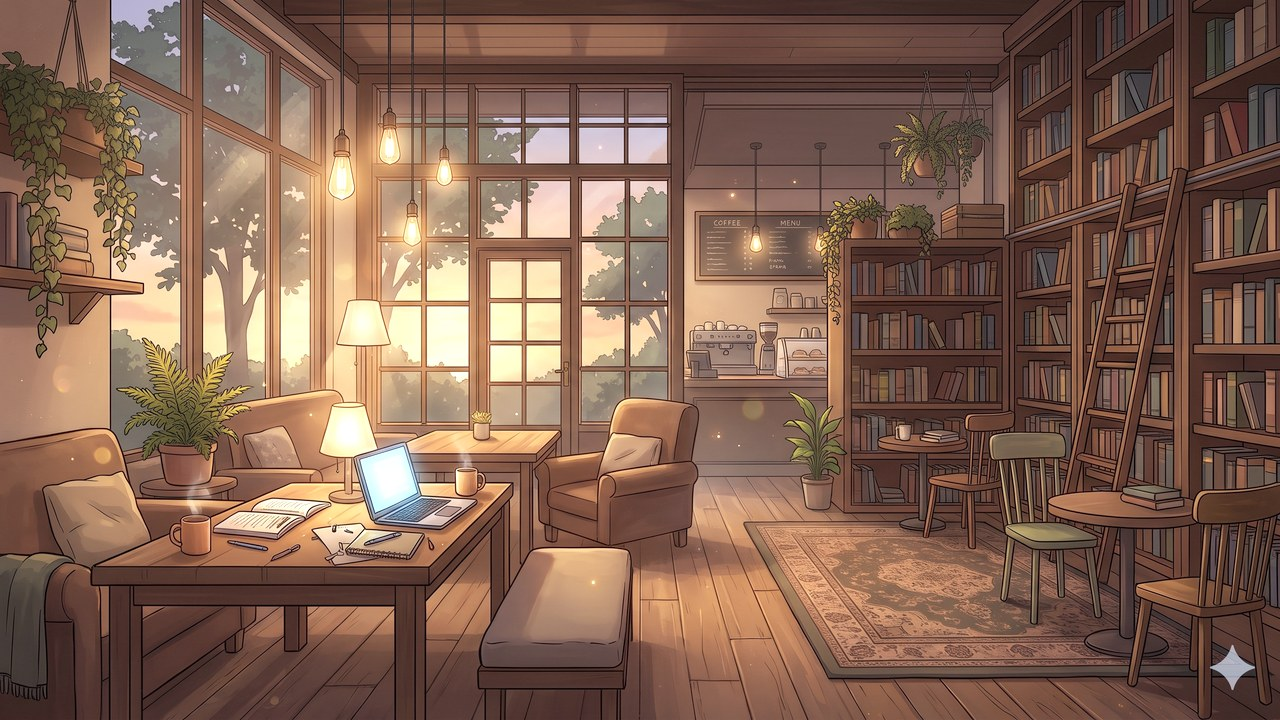
#> input picture game/assets/art/bg/cafe_day.jpg, 1280 x 720 px
$ python make_morning.py
#> lines starting #> are read from the running program, lines starting #| are printed output that depends on the picture
# Nền quán buổi SÁNG (Tập 2) từ cafe_day.jpg (ánh hoàng hôn vàng cam): giảm cam, tăng sáng, ám xanh nhẹ.
#   tools\.venv-art\Scripts\python.exe -I tools\art\make_morning.py
from pathlib import Path

import numpy as np
from PIL import Image, ImageEnhance

ROOT = Path(__file__).resolve().parents[2]
BG = ROOT / "game/assets/art/bg"

im = Image.open(BG / "cafe_day.jpg").convert("RGB")
#> im is the input picture: PIL image 1280x720 RGB; mean R, G, B 130.8, 99.1, 82.2
a = np.asarray(im).astype(np.float32) / 255.0
lum = a @ np.array([0.299, 0.587, 0.114], dtype=np.float32)
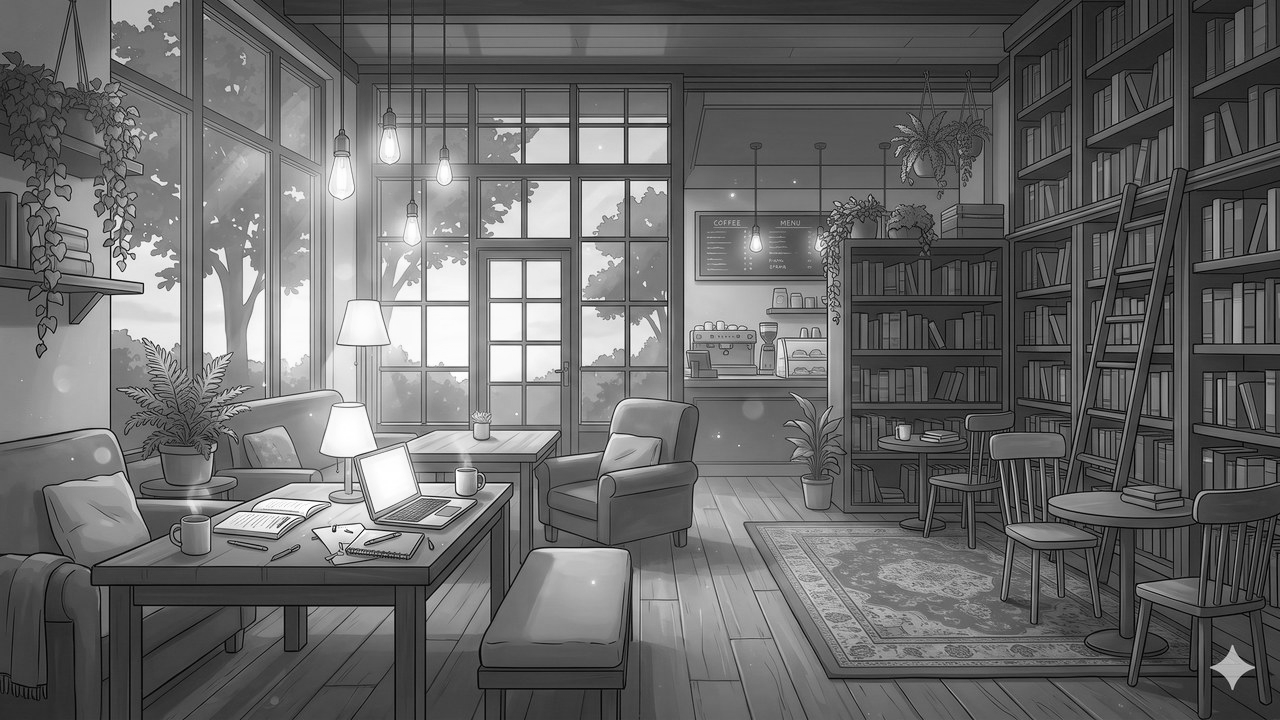
#> lum: shape (720, 1280) float32; min 0.00352, max 1, mean 0.418
# bớt bão hoà màu cam: kéo về độ sáng rồi cân lại kênh màu cho trung tính / hơi lạnh
a = lum[..., None] + (a - lum[..., None]) * 0.74
a[..., 0] *= 0.93
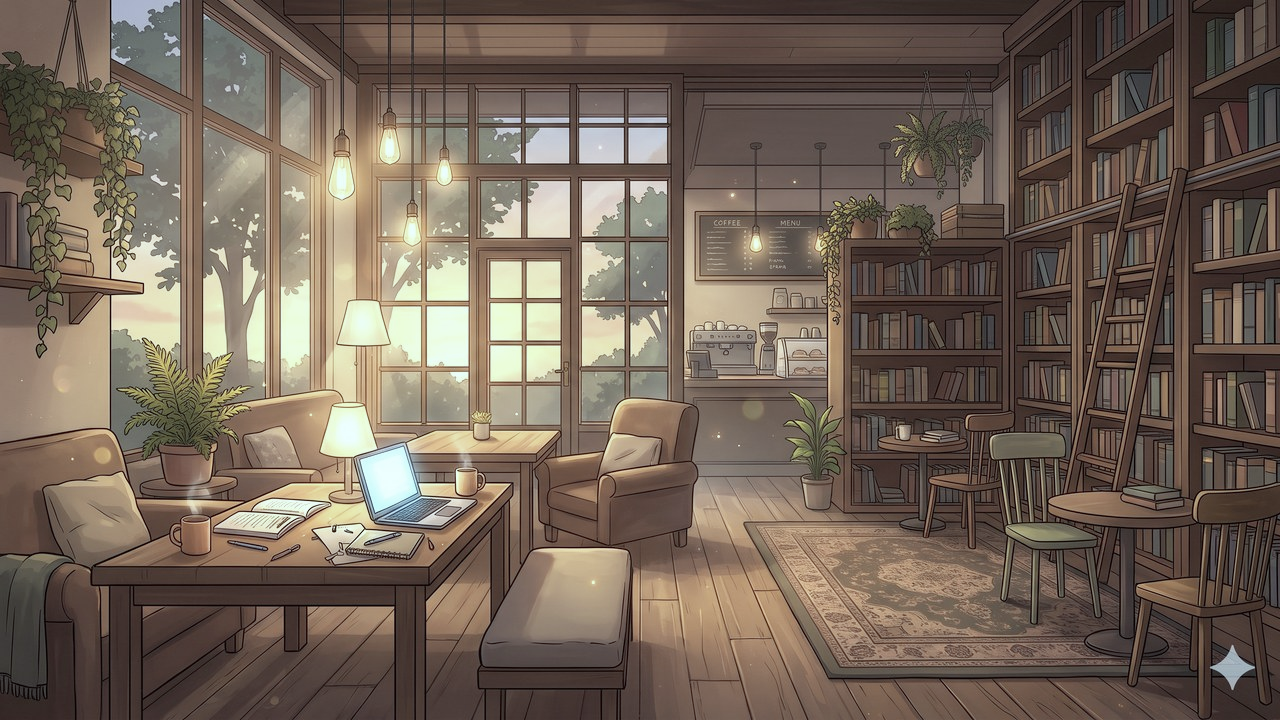
#> a: shape (720, 1280, 3) float32; mean R, G, B 0.454, 0.396, 0.347
a[..., 1] *= 1.00
a[..., 2] *= 1.07
a = np.clip(a * 1.08 + 0.03, 0, 1) ** 0.92  # sáng hơn, nắng sớm trong trẻo
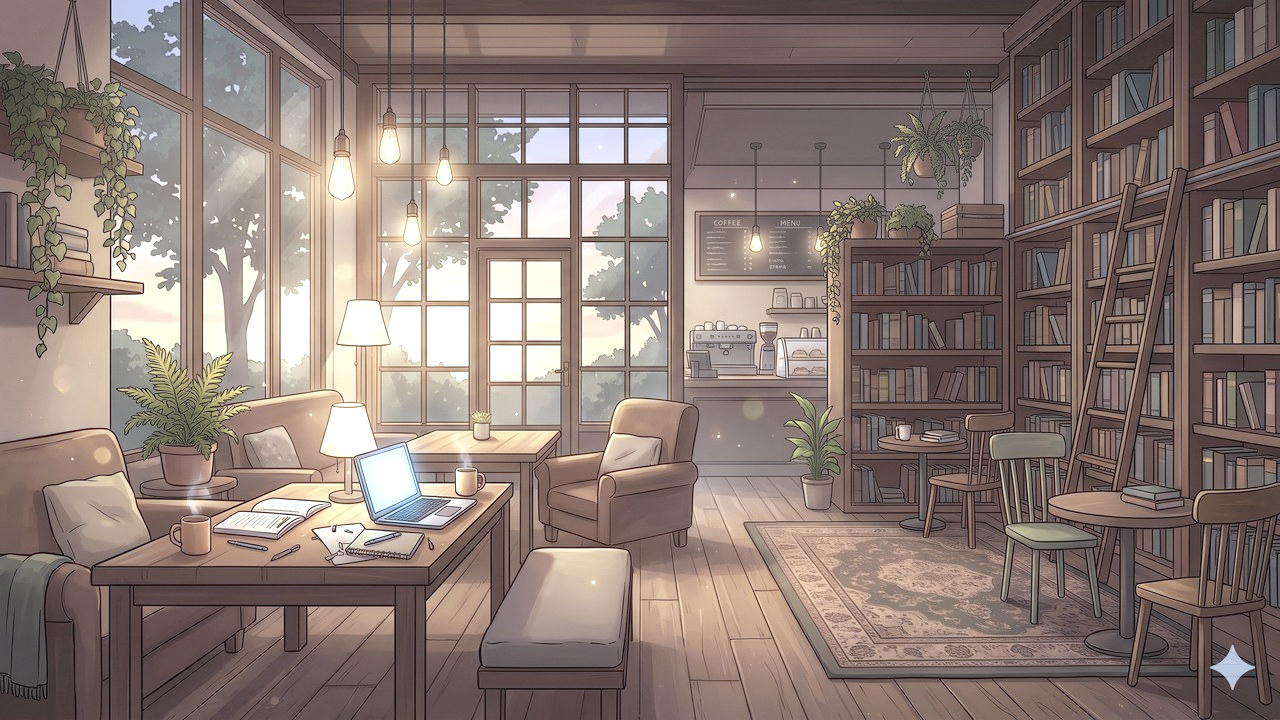
#> a: shape (720, 1280, 3) float32; mean R, G, B 0.544, 0.481, 0.456
out = Image.fromarray((a * 255).astype(np.uint8))
out = ImageEnhance.Contrast(out).enhance(1.04)
out.save(BG / "cafe_morning.jpg", quality=88)
print("cafe_morning.jpg", out.size)
#| cafe_morning.jpg (1280, 720)

$ run again, with game/assets/art/bg/arcade.jpg copied over game/assets/art/bg/cafe_day.jpg
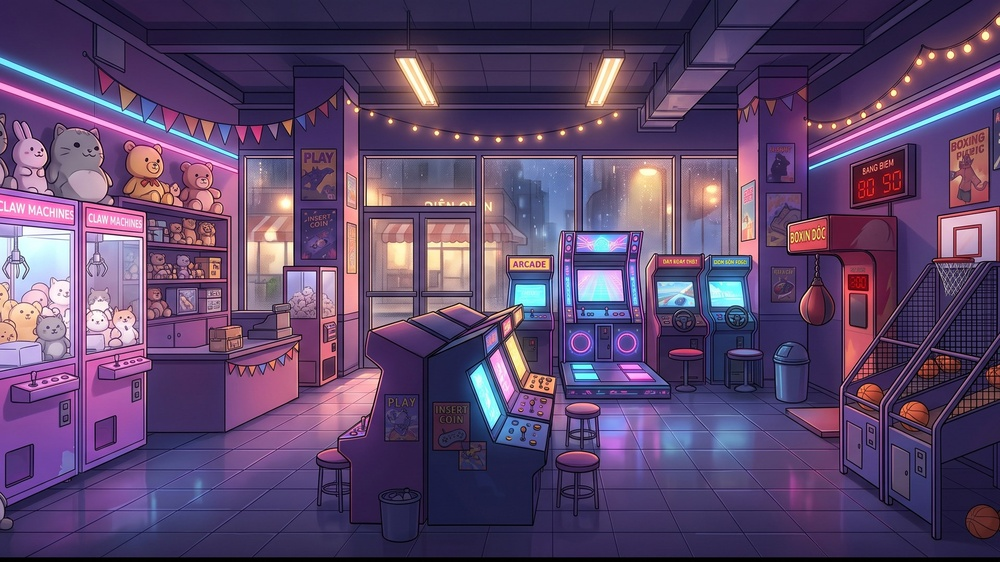
#> input picture game/assets/art/bg/arcade.jpg, 1000 x 562 px, shrunk from 1920 x 1080 before the run
#> im is the input picture: PIL image 1000x562 RGB; mean R, G, B 94.5, 71.2, 108.8
#> `lum = a @ np.array([0.299, 0.587, 0.114], dtype=np.float32)`:
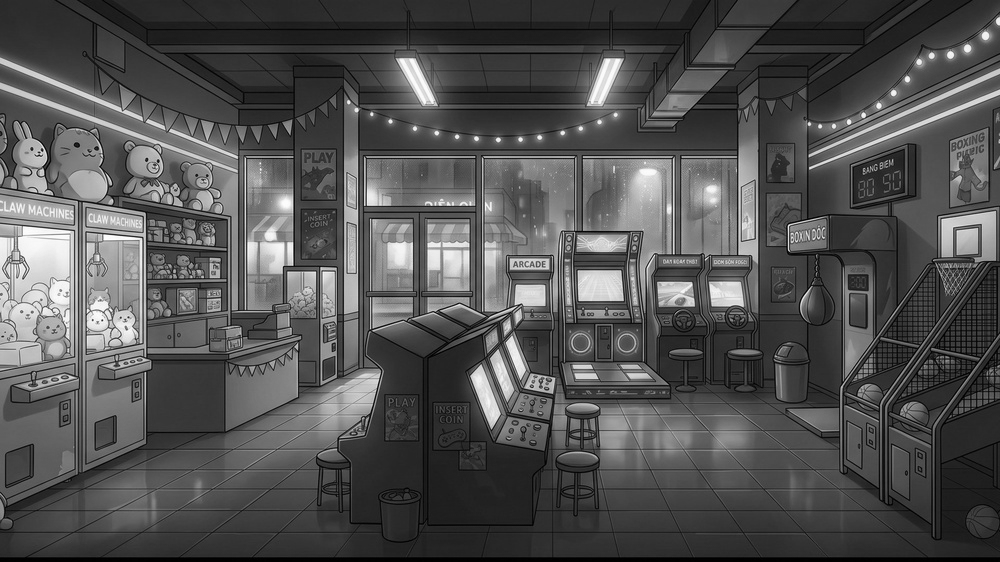
#> lum: shape (562, 1000) float32; min 0, max 0.999, mean 0.323
#> `a = np.clip(a * 1.08 + 0.03, 0, 1) ** 0.92`:
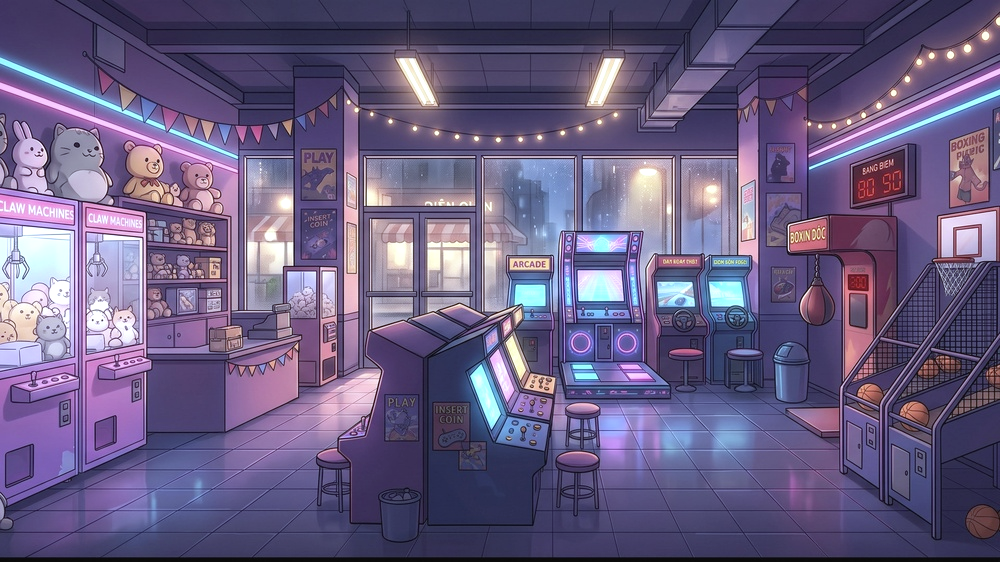
#> a: shape (562, 1000, 3) float32; mean R, G, B 0.416, 0.369, 0.514
#| cafe_morning.jpg (1000, 562)

$ run again, with game/assets/art/bg/cafe_map.jpg copied over game/assets/art/bg/cafe_day.jpg
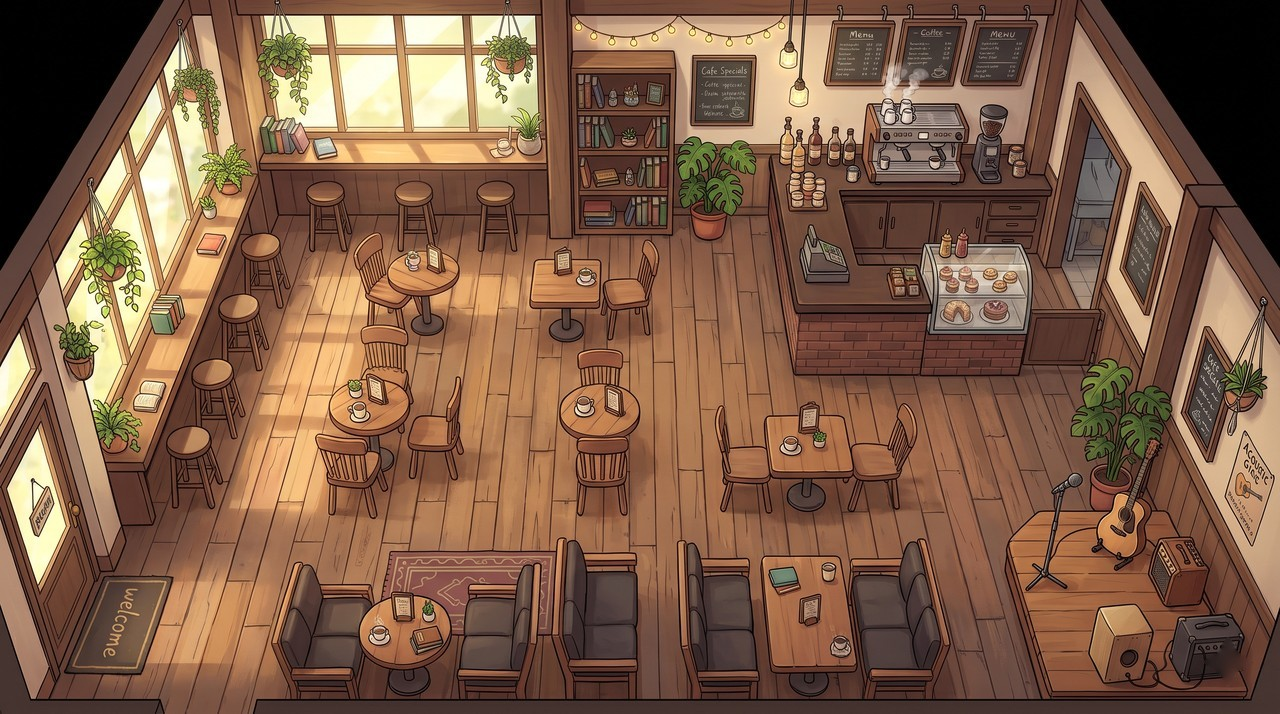
#> input picture game/assets/art/bg/cafe_map.jpg, 1280 x 714 px
#> im is the input picture: PIL image 1280x714 RGB; mean R, G, B 128.4, 94.6, 72
#> `lum = a @ np.array([0.299, 0.587, 0.114], dtype=np.float32)`:
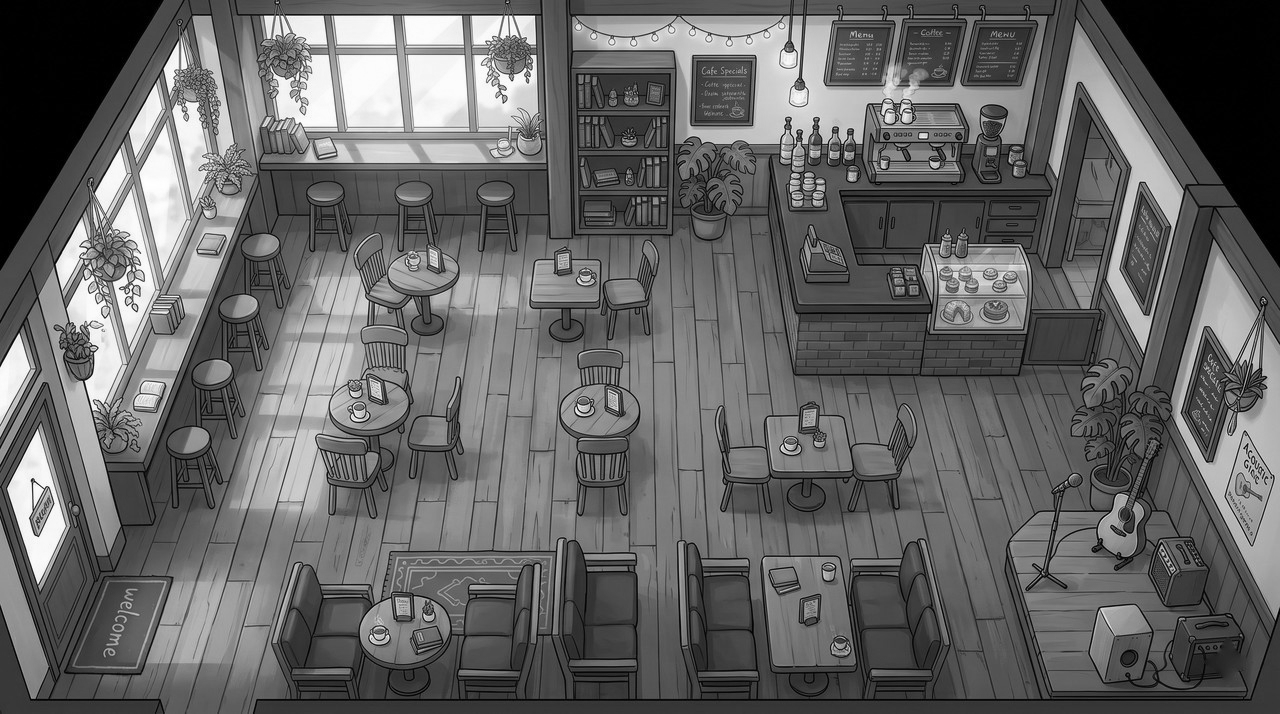
#> lum: shape (714, 1280) float32; min 0, max 1, mean 0.4
#> `a = np.clip(a * 1.08 + 0.03, 0, 1) ** 0.92`:
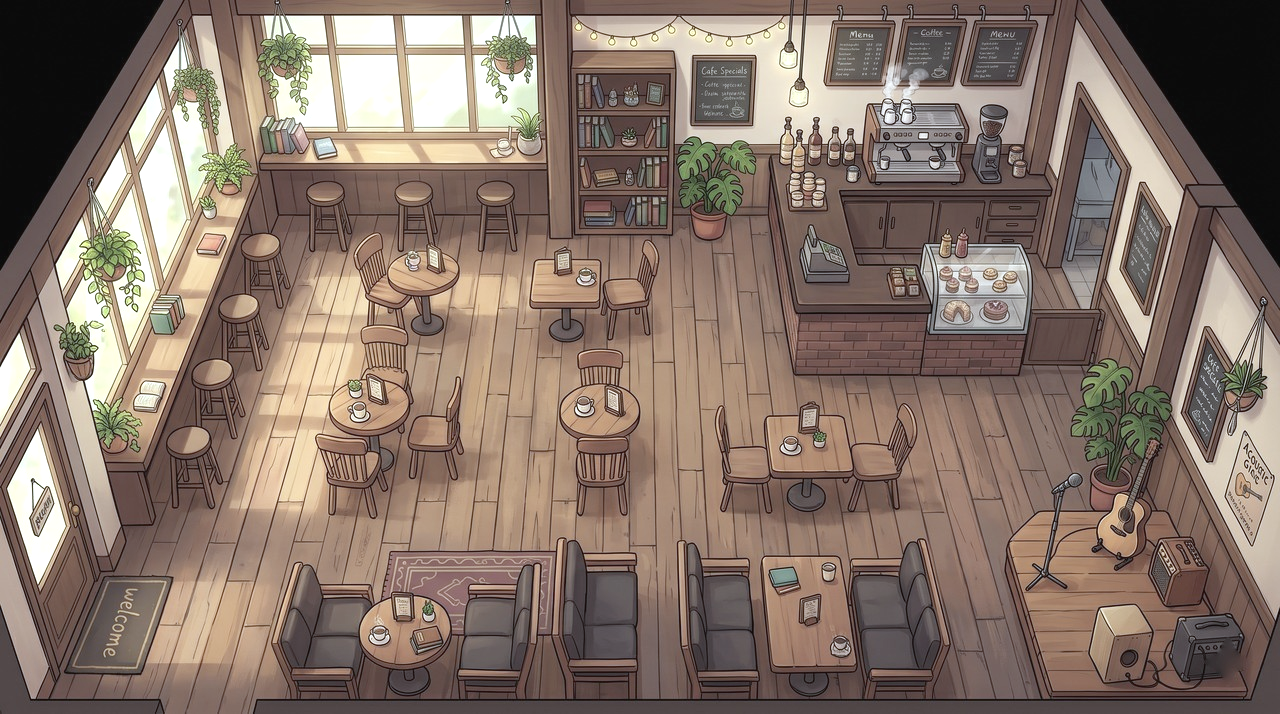
#> a: shape (714, 1280, 3) float32; mean R, G, B 0.531, 0.461, 0.416
#| cafe_morning.jpg (1280, 714)

$ run again, with game/assets/art/bg/cafe_night.jpg copied over game/assets/art/bg/cafe_day.jpg
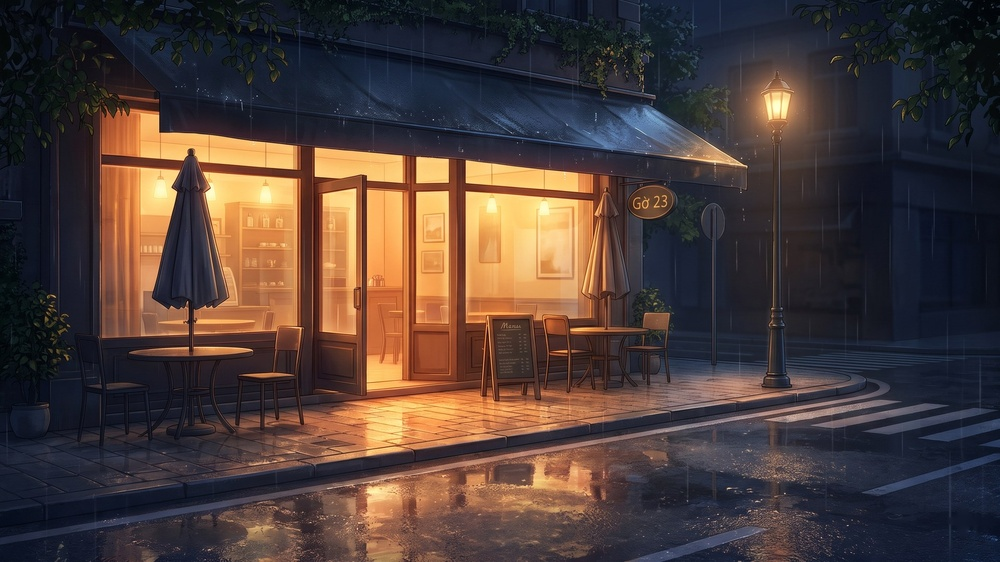
#> input picture game/assets/art/bg/cafe_night.jpg, 1000 x 562 px, shrunk from 1920 x 1080 before the run
#> im is the input picture: PIL image 1000x562 RGB; mean R, G, B 76.8, 61.2, 56.7
#> `lum = a @ np.array([0.299, 0.587, 0.114], dtype=np.float32)`:
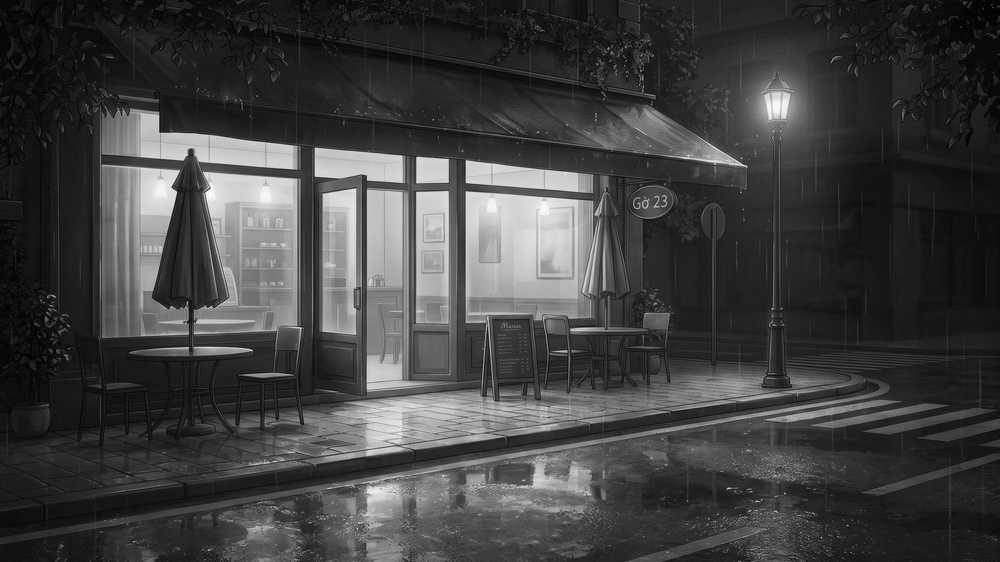
#> lum: shape (562, 1000) float32; min 0.0023, max 0.979, mean 0.256
#> `a = np.clip(a * 1.08 + 0.03, 0, 1) ** 0.92`:
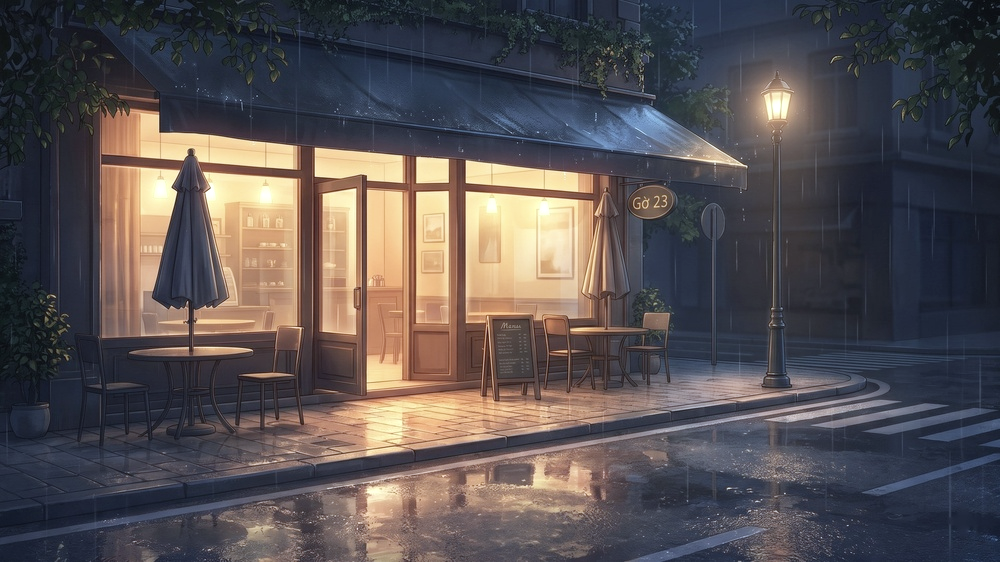
#> a: shape (562, 1000, 3) float32; mean R, G, B 0.343, 0.319, 0.325
#| cafe_morning.jpg (1000, 562)
